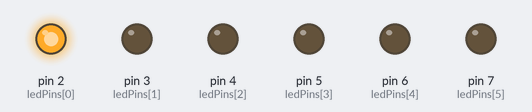
Simulated run of this sketch. Board: Arduino Uno, built with avr-gcc and run on an emulated ATmega328P. Parts: output pins drawn as LEDs (lit = HIGH).

Above: at 0.2 s.
At 1.2 s:
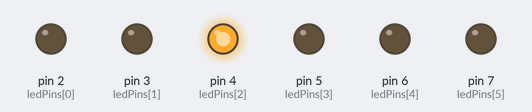
At 1.7 s:
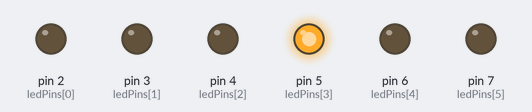
At 2.2 s:
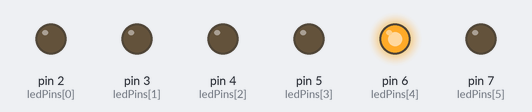
At 3.7 s:
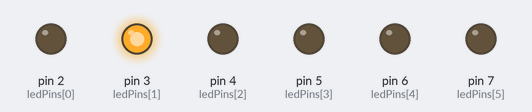
At 5.7 s:
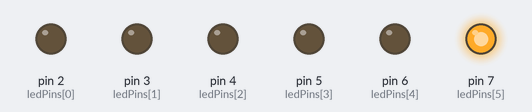
Timing chart, 0 to 6.9 s (numbered marks = the images above):
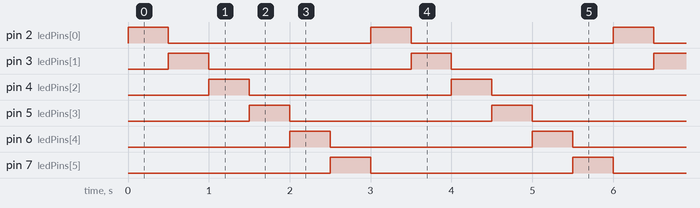

The sketch:

sketch_nov9b.ino
```cpp
// Define the pins for the LEDs
int ledPins[] = {2, 3, 4, 5, 6, 7};

void setup() {
  // Set the LED pins as outputs
  for (int i = 0; i < 6; i++) {
    pinMode(ledPins[i], OUTPUT);
  }
}

void loop() {
  // Turn on each LED for 500ms and then turn it off
  for (int i = 0; i < 6; i++) {
    digitalWrite(ledPins[i], HIGH);
    delay(500);
    digitalWrite(ledPins[i], LOW);
  }
}
```

Measured:
- by itself, pin 2 (ledPins[0]), pin 3 (ledPins[1]), pin 4 (ledPins[2]), pin 5 (ledPins[3]), pin 6 (ledPins[4]), pin 7 (ledPins[5]): alternates HIGH for 0.50 s and LOW for 2.5 s
- by itself, everything shown: repeats every 3.0 s, in 7 steps
